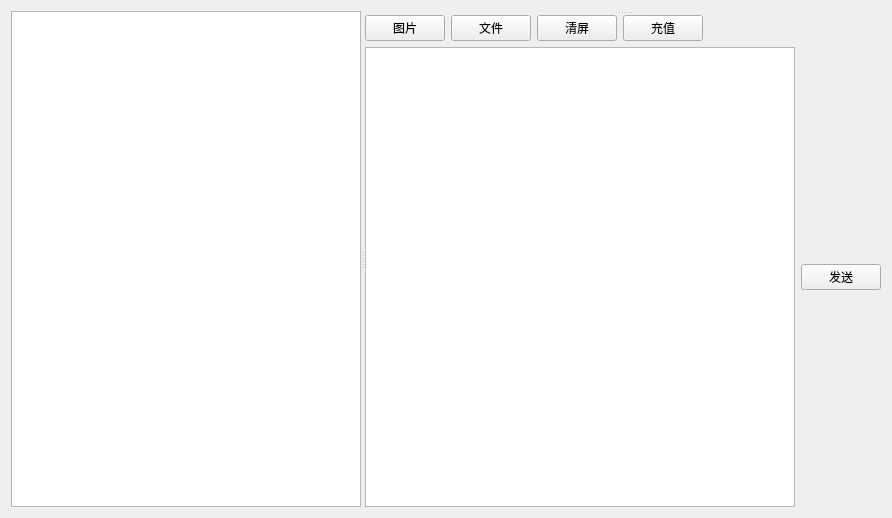
<?xml version="1.0" encoding="UTF-8"?>
<ui version="4.0">
 <class>Home</class>
 <widget class="QWidget" name="Home">
  <property name="geometry">
   <rect>
    <x>0</x>
    <y>0</y>
    <width>892</width>
    <height>518</height>
   </rect>
  </property>
  <property name="windowTitle">
   <string>Telegraph</string>
  </property>
  <property name="windowIcon">
   <iconset resource="res.qrc">
    <normaloff>:/image/ico</normaloff>:/image/ico</iconset>
  </property>
  <layout class="QHBoxLayout" name="horizontalLayout_2">
   <item>
    <widget class="QSplitter" name="splitter_2">
     <property name="orientation">
      <enum>Qt::Horizontal</enum>
     </property>
     <widget class="QListWidget" name="listWidget">
      <property name="font">
       <font>
        <pointsize>11</pointsize>
       </font>
      </property>
      <property name="iconSize">
       <size>
        <width>64</width>
        <height>64</height>
       </size>
      </property>
      <property name="viewMode">
       <enum>QListView::ListMode</enum>
      </property>
     </widget>
     <widget class="QSplitter" name="splitter">
      <property name="orientation">
       <enum>Qt::Vertical</enum>
      </property>
      <widget class="QWidget" name="verticalLayoutWidget">
       <layout class="QVBoxLayout" name="verticalLayout_2"/>
      </widget>
      <widget class="QWidget" name="layoutWidget">
       <layout class="QVBoxLayout" name="verticalLayout_11">
        <item>
         <layout class="QHBoxLayout" name="horizontalLayout_6">
          <item>
           <widget class="QPushButton" name="pushButton_9">
            <property name="text">
             <string>图片</string>
            </property>
            <property name="icon">
             <iconset resource="res.qrc">
              <normaloff>:/image/C:/Users/i/Downloads/文档类型-图片.png</normaloff>:/image/C:/Users/i/Downloads/文档类型-图片.png</iconset>
            </property>
            <property name="autoDefault">
             <bool>false</bool>
            </property>
            <property name="default">
             <bool>false</bool>
            </property>
            <property name="flat">
             <bool>false</bool>
            </property>
           </widget>
          </item>
          <item>
           <widget class="QPushButton" name="pushButton_10">
            <property name="text">
             <string>文件</string>
            </property>
            <property name="icon">
             <iconset resource="res.qrc">
              <normaloff>:/image/C:/Users/i/Downloads/文件.png</normaloff>:/image/C:/Users/i/Downloads/文件.png</iconset>
            </property>
            <property name="flat">
             <bool>false</bool>
            </property>
           </widget>
          </item>
          <item>
           <widget class="QPushButton" name="pushButton_3">
            <property name="text">
             <string>清屏</string>
            </property>
            <property name="icon">
             <iconset resource="res.qrc">
              <normaloff>:/image/C:/Users/i/Downloads/ic_cleaning_junk.png</normaloff>:/image/C:/Users/i/Downloads/ic_cleaning_junk.png</iconset>
            </property>
           </widget>
          </item>
          <item>
           <widget class="QPushButton" name="pushButton_2">
            <property name="text">
             <string>充值</string>
            </property>
           </widget>
          </item>
          <item>
           <spacer name="horizontalSpacer">
            <property name="orientation">
             <enum>Qt::Horizontal</enum>
            </property>
            <property name="sizeHint" stdset="0">
             <size>
              <width>40</width>
              <height>20</height>
             </size>
            </property>
           </spacer>
          </item>
         </layout>
        </item>
        <item>
         <layout class="QHBoxLayout" name="horizontalLayout">
          <item>
           <widget class="QPlainTextEdit" name="textEdit_2"/>
          </item>
          <item>
           <layout class="QVBoxLayout" name="verticalLayout_9">
            <item>
             <widget class="QPushButton" name="pushButton">
              <property name="text">
               <string>发送</string>
              </property>
              <property name="icon">
               <iconset resource="res.qrc">
                <normaloff>:/image/C:/Users/i/Downloads/纸飞机.png</normaloff>:/image/C:/Users/i/Downloads/纸飞机.png</iconset>
              </property>
              <property name="iconSize">
               <size>
                <width>32</width>
                <height>32</height>
               </size>
              </property>
             </widget>
            </item>
           </layout>
          </item>
         </layout>
        </item>
       </layout>
      </widget>
     </widget>
    </widget>
   </item>
  </layout>
  <action name="refresh">
   <property name="text">
    <string>刷新列表</string>
   </property>
   <property name="toolTip">
    <string>刷新在线用户列表</string>
   </property>
  </action>
 </widget>
 <resources>
  <include location="res.qrc"/>
 </resources>
 <connections/>
</ui>
